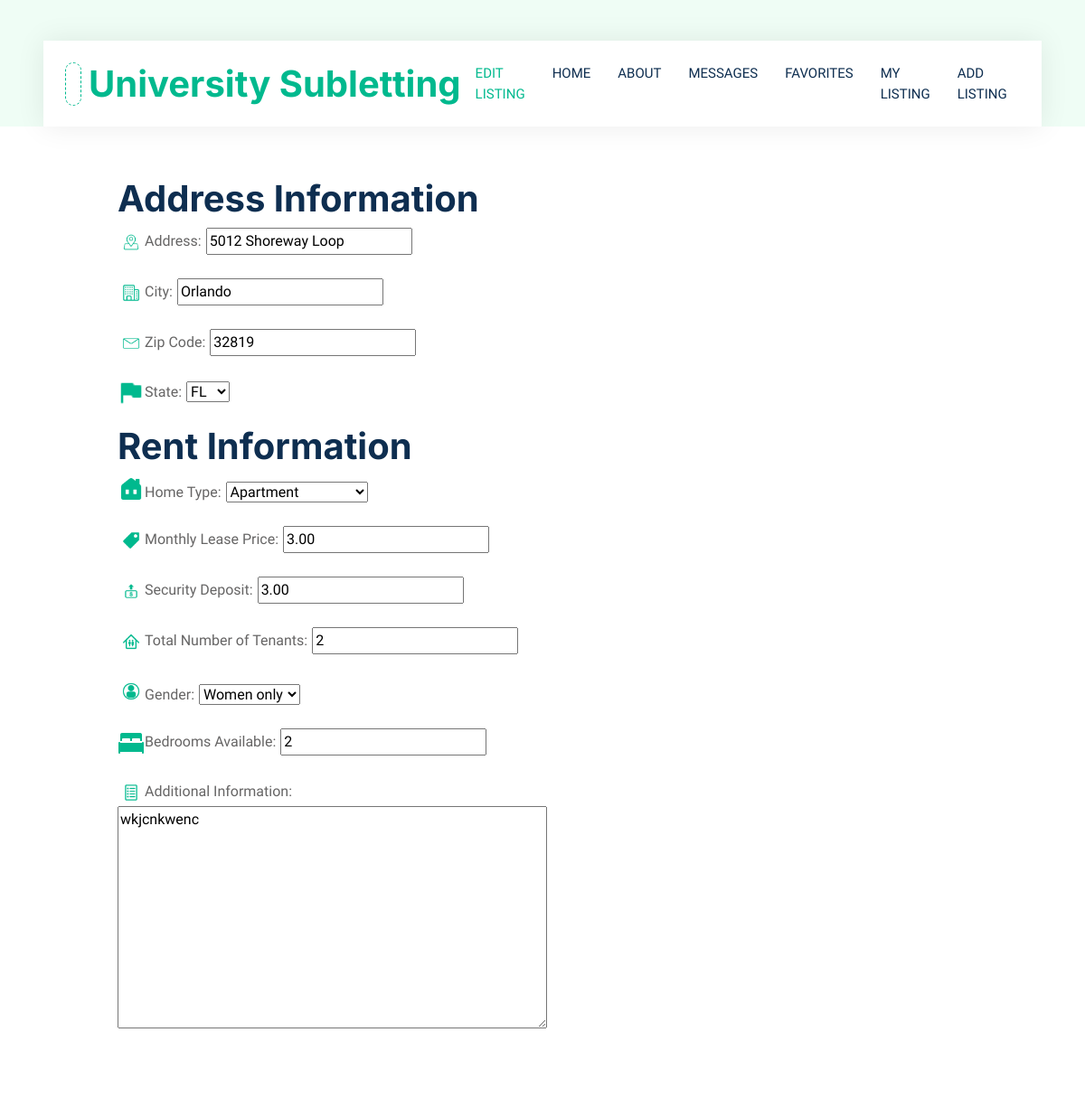
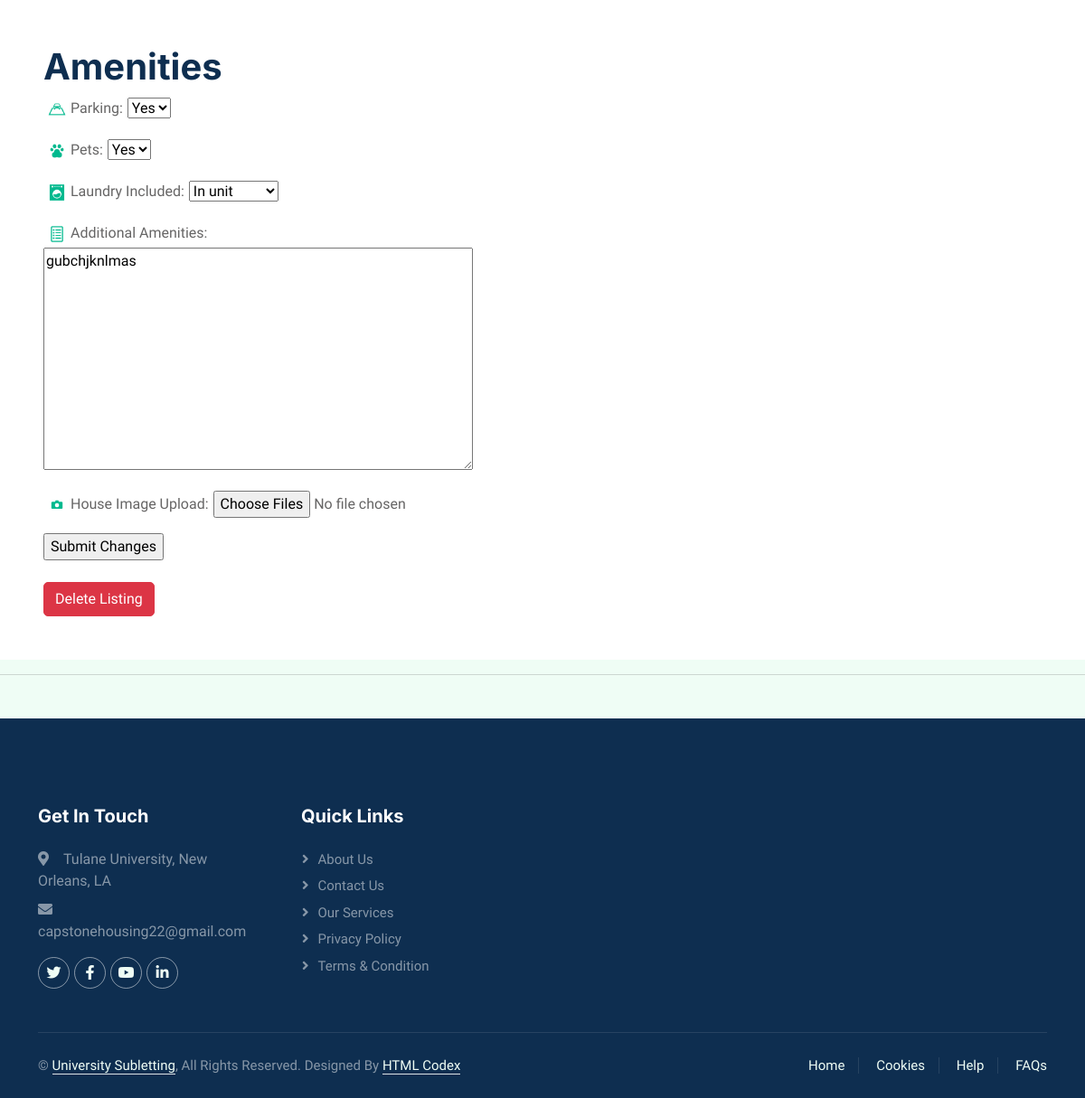
Page /edit_listing/ (signed in) on the committed database (2 pictures, top to bottom).
### hello/models.py (models this page shows)
class allinformation(models.Model):
    user = models.ForeignKey(User, on_delete=models.CASCADE, null=True)
    address = models.CharField(max_length=200, blank=True, null=True)
    city = models.CharField(max_length=200, blank=True, null=True)
    zip = models.IntegerField( blank=True, null=True)
    state = models.CharField(max_length=22, blank=True, null=True)
    hometype = models.CharField(max_length=100, blank=True, null=True)
    monthlyprice = models.DecimalField(max_digits = 100, decimal_places=2, blank=True, null=True)
    securitydeposit = models.DecimalField(max_digits = 100, decimal_places=2, blank=True, null=True)
    numbertenants = models.IntegerField(blank=True, null=True)
    gender = models.CharField(max_length=20, blank=True, null=True)
    beds = models.IntegerField( blank=True, null=True)
    addrentinfo = models.CharField(max_length=300, blank=True, null=True)
    parking = models.CharField(max_length=4, blank=True, null=True)
    pets = models.CharField(max_length=4, blank=True, null=True)
    laundry = models.CharField(max_length=20, blank=True, null=True)
    addamenityinfo = models.CharField(max_length=300, blank=True, null=True)
    image = models.ImageField(upload_to=None, height_field=None, width_field=None, max_length=100,blank=True, null=True )

### hello/views.py (the view)
# urls.py: path("edit_listing/", views.edit_listing, name="edit_listing"),
def edit_listing(request):
    addyinfo = allinformation.objects.filter(user=request.user).last()
    return render(request, "hello/edit_listing.html", {'addyinfo': addyinfo,})

### hello/templates/hello/edit_listing.html (shortened to what this page needs)
{% extends "hello/layout.html" %}
{% load static %}
{% block content %}
<!DOCTYPE html>
<html lang="en">
<head>
    <link href="https://cdnjs.cloudflare.com/ajax/libs/font-awesome/5.10.0/css/all.min.css" rel="stylesheet">
    <link href="https://cdn.jsdelivr.net/npm/bootstrap-icons@1.4.1/font/bootstrap-icons.css" rel="stylesheet">
    <link href="{% static 'hello/lib/animate/animate.min.css' %}" rel="stylesheet">
    <link href="{% static 'hello/lib/owlcarousel/assets/owl.carousel.min.css' %}" rel="stylesheet">
    <link href="{% static 'hello/css/bootstrap.min.css' %}" rel="stylesheet">
    <link href="{% static 'hello/css/style.css' %}" rel="stylesheet">
</head>
<body>
    <div class="container-fluid nav-bar bg-transparent">
        <nav class="navbar navbar-expand-lg bg-white navbar-light py-0 px-4">
            <a href="{% url 'home' %}" class="navbar-brand d-flex align-items-center text-center">
                <div class="icon p-2 me-2">
                </div>
                <h1 class="m-0 text-primary">University Subletting</h1>
            </a>
            <div class="navbar-nav ms-auto">
                <a href="" class="nav-item nav-link active">Edit Listing</a>
                <a href="{% url 'home' %}" class="nav-item nav-link">Home</a>
                <a href="{% url 'about' %}" class="nav-item nav-link ">About</a>
                <a href="{% url 'messages' %}" class="nav-item nav-link">Messages</a>
                <a href="{% url 'favorites' %}" class="nav-item nav-link">Favorites</a>
                <a href="{% url 'listing' %}" class="nav-item nav-link">My Listing</a>
                <a href="{% url 'add_listing' %}" class="nav-item nav-link">Add Listing</a>
            </div>
        </nav>
    </div>
    <div class="container-fluid bg-white p-0">
        <div class="row g-0 flex-column-reverse flex-md-row">
            <div class="row col p-5 mt-2" style="margin-left:70px">
                <form action = "/display/" method = "post">
                    <h1>Address Information</h1>
                    <p><img class="img-fluid" src="{% static 'hello/images/icon-address.png'%}" alt="Icon" style="width: 30px; height: 30px;"><label for="address">Address:</label><input value="{{addyinfo.address}}" type="text" id="address" name="address" style="margin-bottom:10px; margin-left:5px" pattern = "[0-9]+\s[a-zA-Z]?\s?[a-zA-Z]+\s[a-zA-Z]+(\s[a-zA-Z]+\s[a-zA-Z0-9]+)?$" required></p>
                    <p><img class="img-fluid" src="{% static 'hello/images/icon-city.png'%}" alt="Icon" style="width: 30px; height: 30px;"><label for="city">City:</label><input value="{{addyinfo.city}}"type="text" id="city" name="city" style="margin-bottom:10px; margin-left:5px" required></p>
                    <p><img class="img-fluid" src="{% static 'hello/images/icon-zipcode.png'%}" alt="Icon" style="width: 30px; height: 30px;"><label for="zip">Zip Code:</label><input value="{{addyinfo.zip}}" type="text" id="zip" name="zip" style="margin-bottom:10px; margin-left:5px" required></p>
                    <p><img class="img-fluid" src="{% static 'hello/images/icon-flag.png'%}" alt="Icon" style="width: 30px; height: 30px;"><label for="state">State:</label><select name="state" style="margin-left:5px" required><option>{{addyinfo.state}}</option>
                    </select></p>
                    <h1 style="margin-top:20px">Rent Information</h1>
                    <p><img class="img-fluid" src="{% static 'hello/images/icon-house (2).png'%}" alt="Icon" style="width: 30px; height: 30px; margin-bottom:10px"><label for="hometype">Home Type: </label><select name="home" style="margin-left:5px" required><option>{{addyinfo.hometype}}</option></select></p>
                    <p><img class="img-fluid" src="{% static 'hello/images/icon-lease.png'%}" alt="Icon" style="width: 30px; height: 30px;"><label for="price">Monthly Lease Price: </label><input value="{{addyinfo.monthlyprice}}" type="number" id="price" name="price" min=0 style="margin-bottom:10px; margin-left:5px" required></p>
                    <p><img class="img-fluid" src="{% static 'hello/images/icon-deposit.png'%}" alt="Icon" style="width: 30px; height: 30px;"><label for="deposit">Security Deposit: </label><input value="{{addyinfo.securitydeposit}}" type="number" id="deposit" name="deposit" min=0 style="margin-bottom:10px; margin-left:5px" required></p>
                    <p><img class="img-fluid" src="{% static 'hello/images/icon-tenants.png'%}" alt="Icon" style="width: 30px; height: 30px;"><label for="rooms">Total Number of Tenants:</label><input value="{{addyinfo.numbertenants}}" type="number" id="rooms" name="rooms" min=0 style="margin-bottom:10px; margin-left:5px" required></p>
                    <p><img class="img-fluid" src="{% static 'hello/images/icon-person.png'%}" alt="Icon" style="width: 30px; height: 30px; margin-bottom:10px"><label for="gender">Gender: </label><select name="gender" style="margin-left:5px" required><option>{{addyinfo.gender}}</option></select></p>
                    <p><img class="img-fluid" src="{% static 'hello/images/icon-bed.png'%}" alt="Icon" style="width: 30px; height: 30px;"><label for="beds">Bedrooms Available: </label><input value="{{addyinfo.beds}}" type="number" id="beds" name="beds" min=0 style="margin-bottom:10px; margin-left:5px" required></p>
                    <p><img class="img-fluid" src="{% static 'hello/images/icon-misc.png'%}" alt="Icon" style="width: 30px; height: 30px;"><label for="rent_etc">Additional Information: </label><br><textarea name="rent_etc" rows="10" cols="50" placeholder="Utilities not included in rent, upper property in duplex, two entrances to apartment, etc.">{{addyinfo.addrentinfo}}</textarea></p>
            </div>
            <div class="row col p-5 mt-2">
                    <h1>Amenities</h1>
                    <p><img class="img-fluid" src="{% static 'hello/images/icon-parking.png'%}" alt="Icon" style="width: 30px; height: 30px;"><label for="parking">Parking: </label><select name="parking" style="margin-left:5px" required><option>{{addyinfo.parking}}</option><option value="Yes">Yes</option><option value="No">No</option></select></p>
                    <p><img class="img-fluid" src="{% static 'hello/images/icon-pet.png'%}" alt="Icon" style="width: 30px; height: 30px;"><label for="pets">Pets: </label><select name="pets" style="margin-left:5px" required><option>{{addyinfo.pets}}</option><option value="Yes">Yes</option><option value="No">No</option></select></p>
                    <p><img class="img-fluid" src="{% static 'hello/images/icon-laundry.png'%}" alt="Icon" style="width: 30px; height: 30px;"><label for="laundry">Laundry Included: </label><select name="laundry" style="margin-left:5px" required><option>{{addyinfo.laundry}}</option></select></p>
                    <p><img class="img-fluid" src="{% static 'hello/images/icon-misc.png'%}" alt="Icon" style="width: 30px; height: 30px;"><label for="etc">Additional Amenities: </label><br><textarea name="etc" rows="10" cols="50" placeholder="Backyard pool, large front porch, fireplace in living room, etc.">{{addyinfo.addamenityinfo}}</textarea></p>
                    <p><img class="img-fluid" src="{% static 'hello/images/icon-houseimages.png'%}" alt="Icon" style="width: 30px; height: 30px;"><label for="file">House Image Upload:</label><input type="file" id="img" name="img" style="margin-left:5px" accept="image/*" multiple></p>
                    <div>
                        <input type="submit" value="Submit Changes">
                    <form action = "/deletelisting/" method = "post">
                        <input class="btn btn-danger mt-4" type="submit" value="Delete Listing" onclick="return confirm('Are you sure you would like to delete this listing?')"/>
                    </form>
                    </div>
            </div>
        </div>
    </div>
    </body>
</html>
{% endblock %}

### hello/static/hello/css/style.css (style rules this page uses)
:root { --primary: #00B98E; --secondary: #FF6922; --light: #EFFDF5; --dark: #0E2E50; }
.btn { transition: .5s; }
.nav-bar { position: relative; margin-top: 45px; padding: 0 3rem; transition: .5s; z-index: 9999; }
.navbar { box-shadow: 0 0 30px rgba(0, 0, 0, .08); }
.navbar-light .navbar-nav .nav-link { margin-right: 30px; padding: 25px 0; color: #FFFFFF; font-size: 15px; text-transform: uppercase; outline: none; }
.navbar-light .navbar-nav .nav-link:hover, .navbar-light .navbar-nav .nav-link.active { color: var(--primary); }
.navbar-light .navbar-brand { height: 75px; }
.navbar-light .navbar-nav .nav-link { color: var(--dark); font-weight: 500; }
.icon { padding: 15px; display: inline-flex; align-items: center; justify-content: center; background: #FFFFFF !important; border-radius: 50px; border: 1px dashed var(--primary) !important; }

### rows in the picture
allinformation: address "5012 Shoreway Loop", city "Orlando", zip "32819", state "FL", home "Apartment", price "3.00", deposit "3.00", rooms "2", gender "Women only", beds "2", rent_etc "wkjcnkwenc", parking "Yes", pets "Yes", laundry "In unit", etc "gubchjknlmas"
